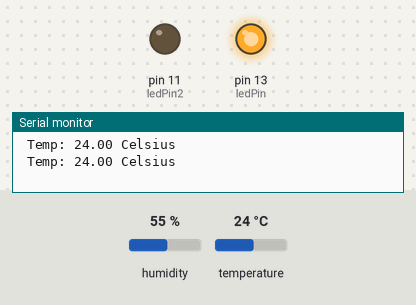
Bench run of a sketch on a simulated Arduino Uno, built with avr-gcc and run on an emulated ATmega328P. Shown: output pins drawn as LEDs (lit = HIGH), the last lines printed to the serial monitor. Inputs (shaded band) come from the test bench; at power-on: temperature 24 °C, humidity 55 %.

Above: at 3.8 s.
3.9 s: temperature set to 23.3 °C
At 5.8 s:
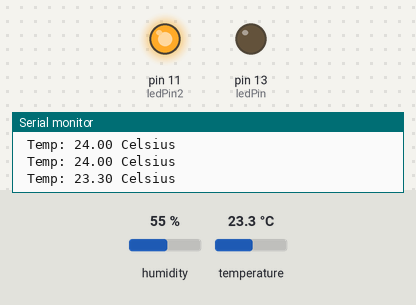
6.7 s: temperature set to 28 °C
At 7.5 s:
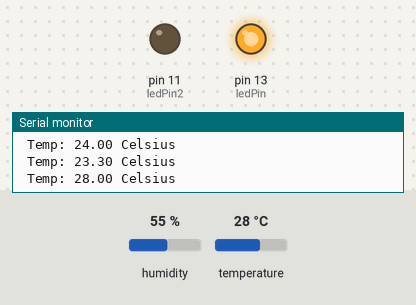
9.5 s: temperature set to 12 °C
At 12.2 s:
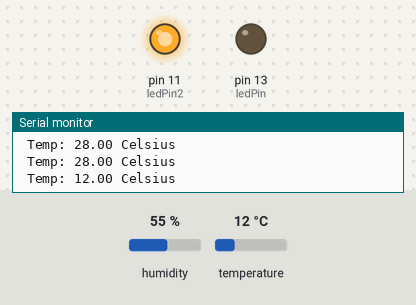
Timing chart, 0 to 13.7 s (numbered marks = the images above; inputs shaded):
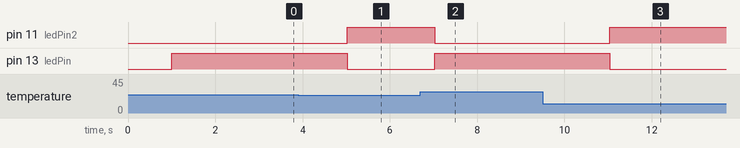

Measured:
- the behaviour switches between 24 and 23.9 °C on temperature (found by bisection; images 0 and 1)
- after the input at 3.9 s, pin 11 (ledPin2): LOW → HIGH after 1.1 s; pin 13 (ledPin): HIGH → LOW after 1.1 s
- after the input at 6.7 s, pin 11 (ledPin2): HIGH → LOW after 0.32 s; pin 13 (ledPin): LOW → HIGH after 0.32 s
- after the input at 9.5 s, pin 11 (ledPin2): LOW → HIGH after 1.5 s; pin 13 (ledPin): HIGH → LOW after 1.5 s

The sketch:

arduino+dht22.ino
```cpp
#include <DHT.h> //inclui biblioteca do sensor dht22
#include <DHT_U.h>
#define DHTPIN 12 //Define pino sensor como 12
#define DHTTYPE DHT22 //sensor usado

DHT dht(DHTPIN, DHTTYPE);// Objeto do sensor criado

float h=0,t=0; // define como float h e t
const int ledPin = 13; //LED verde para controle de temperatura
const int ledPin2 = 11; // LED Vermelho para controle de temperatura
long previousMillis = 0;
long interval = 2000; // lê sensor a cada 2 segundos

String inputString = "";         // string para receber dados
bool stringComplete = false;  // enquanto string não está completa

void setup() {
  // initialize serial:
  Serial.begin(115200);
  // reserve 200 bytes for the inputString:
  inputString.reserve(200);
  pinMode(ledPin,OUTPUT); // Led VERDE
  pinMode(ledPin2,OUTPUT); // Led Vermelho
  dht.begin();//START NO SENSOR DHT22
  digitalWrite(ledPin2,LOW);//LED VERMELHO DESLIGADO
  digitalWrite(ledPin,LOW);//LED VERDE DESLIGADO
}

void loop()
{
  delay(1000);
  {

     h = dht.readHumidity();//Valor da umidade
     t = dht.readTemperature();//Valor da temperatura em graus celsius


     if(t>=24)// Se temperatura for igual ou acima dos 24 graus ( ar condicionado liga)
    {
      digitalWrite(ledPin,HIGH);//ativa ar condicionado LED VERDE
      digitalWrite(ledPin2,LOW); // Led vermelho permanece desligado
      Serial.print(" Temp: ");
      Serial.print(t);
      Serial.println(" Celsius");
      delay(1000);

    }
    else if(t<24 )//se temperatura estiver abaixo dos 24 graus (ar condicionado permanece desligado)
    {
      digitalWrite(ledPin2,HIGH); //desativa ar condicionado aciona LED VERMELHO
      digitalWrite(ledPin,LOW);//  Led verde permanece desligado
      Serial.print(" Temp: ");
      Serial.print(t);
      Serial.println(" Celsius");
      delay(1000);
    }
  }
}
```
